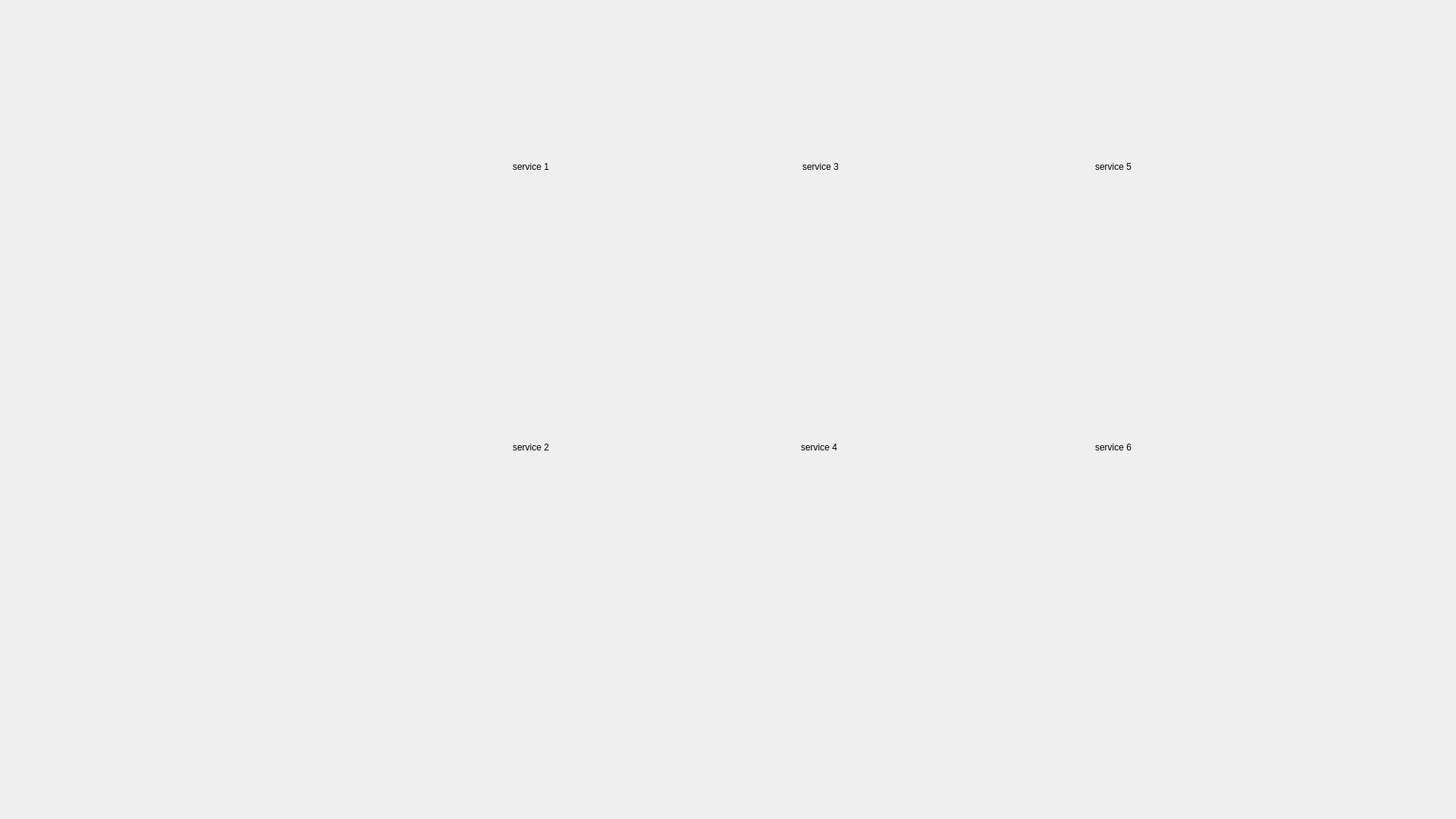
<?xml version="1.0" encoding="UTF-8"?>
<ui version="4.0">
 <class>MainWindow</class>
 <widget class="QMainWindow" name="MainWindow">
  <property name="geometry">
   <rect>
    <x>0</x>
    <y>0</y>
    <width>1920</width>
    <height>1080</height>
   </rect>
  </property>
  <property name="windowTitle">
   <string>MainWindow</string>
  </property>
  <widget class="QWidget" name="centralwidget">
   <widget class="QFrame" name="menu_frame">
    <property name="geometry">
     <rect>
      <x>10</x>
      <y>980</y>
      <width>1901</width>
      <height>91</height>
     </rect>
    </property>
    <property name="frameShape">
     <enum>QFrame::NoFrame</enum>
    </property>
    <property name="frameShadow">
     <enum>QFrame::Plain</enum>
    </property>
    <widget class="QPushButton" name="home_btn">
     <property name="geometry">
      <rect>
       <x>1690</x>
       <y>1</y>
       <width>160</width>
       <height>62</height>
      </rect>
     </property>
     <property name="text">
      <string/>
     </property>
     <property name="icon">
      <iconset>
       <normaloff>../alfa_CR6_ui/images/alfa_logo.png</normaloff>../alfa_CR6_ui/images/alfa_logo.png</iconset>
     </property>
     <property name="iconSize">
      <size>
       <width>200</width>
       <height>60</height>
      </size>
     </property>
     <property name="flat">
      <bool>true</bool>
     </property>
     <attribute name="buttonGroup">
      <string notr="true">menu_btn_group</string>
     </attribute>
    </widget>
    <widget class="QPushButton" name="order_btn">
     <property name="geometry">
      <rect>
       <x>1500</x>
       <y>1</y>
       <width>160</width>
       <height>62</height>
      </rect>
     </property>
     <property name="text">
      <string/>
     </property>
     <property name="icon">
      <iconset>
       <normaloff>../alfa_CR6_ui/images/barcode_C128.png</normaloff>../alfa_CR6_ui/images/barcode_C128.png</iconset>
     </property>
     <property name="iconSize">
      <size>
       <width>200</width>
       <height>60</height>
      </size>
     </property>
     <property name="flat">
      <bool>true</bool>
     </property>
     <attribute name="buttonGroup">
      <string notr="true">menu_btn_group</string>
     </attribute>
    </widget>
    <widget class="QPushButton" name="keyboard_btn">
     <property name="geometry">
      <rect>
       <x>170</x>
       <y>1</y>
       <width>160</width>
       <height>62</height>
      </rect>
     </property>
     <property name="text">
      <string/>
     </property>
     <property name="icon">
      <iconset>
       <normaloff>../alfa_CR6_ui/images/keybd.png</normaloff>../alfa_CR6_ui/images/keybd.png</iconset>
     </property>
     <property name="iconSize">
      <size>
       <width>200</width>
       <height>60</height>
      </size>
     </property>
     <property name="flat">
      <bool>true</bool>
     </property>
     <attribute name="buttonGroup">
      <string notr="true">menu_btn_group</string>
     </attribute>
    </widget>
    <widget class="QPushButton" name="browser_btn">
     <property name="geometry">
      <rect>
       <x>1280</x>
       <y>1</y>
       <width>160</width>
       <height>62</height>
      </rect>
     </property>
     <property name="text">
      <string/>
     </property>
     <property name="icon">
      <iconset>
       <normaloff>../alfa_CR6_ui/images/autofinish.png</normaloff>../alfa_CR6_ui/images/autofinish.png</iconset>
     </property>
     <property name="iconSize">
      <size>
       <width>200</width>
       <height>60</height>
      </size>
     </property>
     <property name="flat">
      <bool>true</bool>
     </property>
     <attribute name="buttonGroup">
      <string notr="true">menu_btn_group</string>
     </attribute>
    </widget>
    <widget class="QPushButton" name="global_status_btn">
     <property name="geometry">
      <rect>
       <x>0</x>
       <y>1</y>
       <width>160</width>
       <height>62</height>
      </rect>
     </property>
     <property name="text">
      <string/>
     </property>
     <property name="icon">
      <iconset>
       <normaloff>../alfa_CR6_ui/images/green.svg</normaloff>../alfa_CR6_ui/images/green.svg</iconset>
     </property>
     <property name="iconSize">
      <size>
       <width>200</width>
       <height>60</height>
      </size>
     </property>
     <property name="flat">
      <bool>true</bool>
     </property>
    </widget>
   </widget>
   <widget class="QStackedWidget" name="stacked_widget">
    <property name="geometry">
     <rect>
      <x>0</x>
      <y>0</y>
      <width>1920</width>
      <height>960</height>
     </rect>
    </property>
    <property name="styleSheet">
     <string notr="true">background-image:url(&quot;./../alfa_CR6_ui/images/machine_r.png&quot;);</string>
    </property>
    <property name="frameShape">
     <enum>QFrame::NoFrame</enum>
    </property>
    <widget class="QWidget" name="home_page">
     <property name="styleSheet">
      <string notr="true">background-image:&quot;./../alfa_CR6_ui/images/machine_r.png&quot;;</string>
     </property>
     <widget class="QPushButton" name="service_1_btn">
      <property name="geometry">
       <rect>
        <x>540</x>
        <y>190</y>
        <width>320</width>
        <height>60</height>
       </rect>
      </property>
      <property name="styleSheet">
       <string notr="true">background:#FFFFFF</string>
      </property>
      <property name="text">
       <string>service 1</string>
      </property>
      <property name="flat">
       <bool>true</bool>
      </property>
      <attribute name="buttonGroup">
       <string notr="true">service_btn_group</string>
      </attribute>
     </widget>
     <widget class="QPushButton" name="service_3_btn">
      <property name="geometry">
       <rect>
        <x>922</x>
        <y>190</y>
        <width>320</width>
        <height>60</height>
       </rect>
      </property>
      <property name="styleSheet">
       <string notr="true">background:#FFFFFF</string>
      </property>
      <property name="text">
       <string>service 3</string>
      </property>
      <property name="flat">
       <bool>true</bool>
      </property>
      <attribute name="buttonGroup">
       <string notr="true">service_btn_group</string>
      </attribute>
     </widget>
     <widget class="QPushButton" name="service_6_btn">
      <property name="geometry">
       <rect>
        <x>1308</x>
        <y>560</y>
        <width>320</width>
        <height>60</height>
       </rect>
      </property>
      <property name="styleSheet">
       <string notr="true">background:#FFFFFF</string>
      </property>
      <property name="text">
       <string>service 6</string>
      </property>
      <property name="flat">
       <bool>true</bool>
      </property>
      <attribute name="buttonGroup">
       <string notr="true">service_btn_group</string>
      </attribute>
     </widget>
     <widget class="QPushButton" name="service_4_btn">
      <property name="geometry">
       <rect>
        <x>920</x>
        <y>560</y>
        <width>320</width>
        <height>60</height>
       </rect>
      </property>
      <property name="styleSheet">
       <string notr="true">background:#FFFFFF</string>
      </property>
      <property name="text">
       <string>service 4</string>
      </property>
      <property name="flat">
       <bool>true</bool>
      </property>
      <attribute name="buttonGroup">
       <string notr="true">service_btn_group</string>
      </attribute>
     </widget>
     <widget class="QPushButton" name="service_2_btn">
      <property name="geometry">
       <rect>
        <x>540</x>
        <y>560</y>
        <width>320</width>
        <height>60</height>
       </rect>
      </property>
      <property name="styleSheet">
       <string notr="true">background:#FFFFFF</string>
      </property>
      <property name="text">
       <string>service 2</string>
      </property>
      <property name="flat">
       <bool>true</bool>
      </property>
      <attribute name="buttonGroup">
       <string notr="true">service_btn_group</string>
      </attribute>
     </widget>
     <widget class="QPushButton" name="service_5_btn">
      <property name="geometry">
       <rect>
        <x>1308</x>
        <y>190</y>
        <width>320</width>
        <height>60</height>
       </rect>
      </property>
      <property name="styleSheet">
       <string notr="true">background:#FFFFFF</string>
      </property>
      <property name="text">
       <string>service 5</string>
      </property>
      <property name="flat">
       <bool>true</bool>
      </property>
      <attribute name="buttonGroup">
       <string notr="true">service_btn_group</string>
      </attribute>
     </widget>
    </widget>
    <widget class="QWidget" name="order_page">
     <property name="styleSheet">
      <string notr="true">background:#FFFFFF</string>
     </property>
     <widget class="QTableView" name="order_table">
      <property name="geometry">
       <rect>
        <x>10</x>
        <y>20</y>
        <width>1591</width>
        <height>931</height>
       </rect>
      </property>
     </widget>
     <widget class="QPushButton" name="new_btn">
      <property name="geometry">
       <rect>
        <x>1620</x>
        <y>830</y>
        <width>231</width>
        <height>64</height>
       </rect>
      </property>
      <property name="text">
       <string>new</string>
      </property>
     </widget>
    </widget>
    <widget class="QWidget" name="browser_page">
     <property name="styleSheet">
      <string notr="true">background:#FFFFFF</string>
     </property>
    </widget>
   </widget>
  </widget>
 </widget>
 <resources/>
 <connections/>
 <buttongroups>
  <buttongroup name="service_btn_group"/>
  <buttongroup name="menu_btn_group">
   <property name="exclusive">
    <bool>false</bool>
   </property>
  </buttongroup>
 </buttongroups>
</ui>
